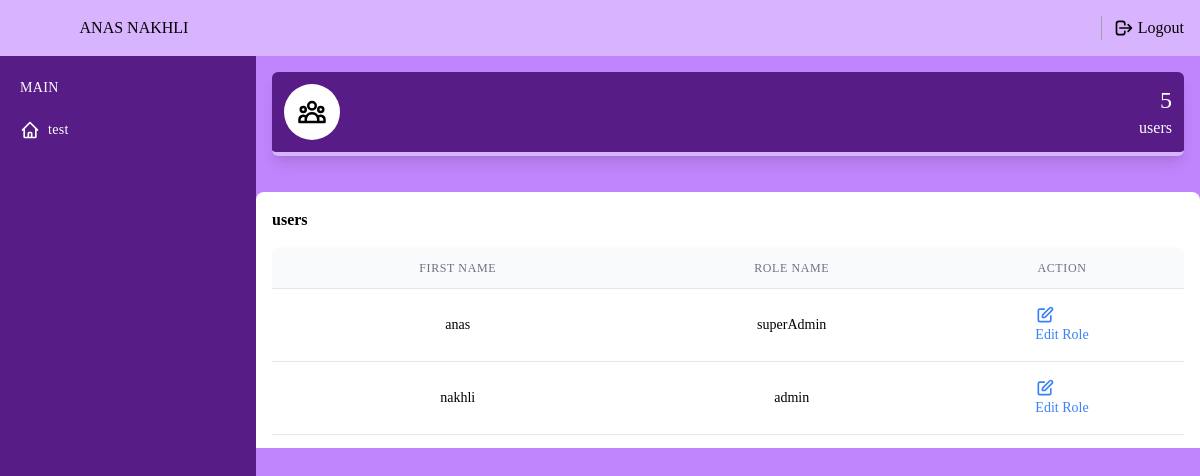
The page /view/dashboard-s.php (signed in) on the database its author committed.
### tables this page shows
CREATE TABLE `user` (
  `IdUser` int NOT NULL,
  `FirstName` varchar(255) NOT NULL,
  `LastName` varchar(255) NOT NULL,
  `Email` varchar(255) NOT NULL,
  `Password` varchar(255) NOT NULL,
  `RoleId` int DEFAULT NULL
);

CREATE TABLE `role` (
  `IdRole` int NOT NULL,
  `RoleName` varchar(20) DEFAULT NULL
);

### view/dashboard-s.php (the view, shortened to what this page needs)
<?php
include 'session.php';
$query = "
    SELECT u.IdUser, u.FirstName, r.RoleName
    FROM User u
    JOIN Role r ON u.RoleId = r.IdRole";
$result = $mysqli->query($query);
$users = $result->fetch_all(MYSQLI_ASSOC);
$countAdminsQuery = "SELECT COUNT(*) AS adminCount FROM user ";
$countAdminsResult = $mysqli->query($countAdminsQuery);
$adminCount = $countAdminsResult->fetch_assoc()['adminCount'];
?>
<!DOCTYPE html>
<html lang="en" class="scroll-smooth">
<head>
    <script src="https://cdn.tailwindcss.com"></script>
    <link rel="stylesheet" href="https://cdn.jsdelivr.net/npm/bootstrap-icons@1.10.3/font/bootstrap-icons.css">
    <link rel="stylesheet" href="/css/style.css">
    <link rel="stylesheet" href="./public/css/style.css">
</head>
<body class="bg-purple-400 font-[sitika]">
    <div x-data="setup()" :class="{ 'dark': isDark }">
        <div class="min-h-screen flex flex-col flex-auto flex-shrink-0 antialiased  ">
            <div class="fixed w-full flex items-center  bg-purple-300 justify-between h-14 text-black z-10 gap-9 ">
                <div class="flex items-center justify-start md:justify-center pl-3 w-14 md:w-64 h-14 bg-purple-300">
                    <span class="hidden md:block">ANAS NAKHLI</span>
                </div>
                <div class="flex items-center justify-around h-14 bg-purple-300  ">
                    <ul class="flex justify-between">
                        <li>
                        </li>
                        <li>
                            <a href="../controller/logout.php" class="flex items-center mr-4 hover:text-blue-100">
                                <span class="inline-flex mr-1">
                                    <svg class="w-5 h-5" fill="none" stroke="currentColor" viewBox="0 0 24 24"
                                        xmlns="http://www.w3.org/2000/svg">
                                        <path stroke-linecap="round" stroke-linejoin="round" stroke-width="2"
                                            d="M17 16l4-4m0 0l-4-4m4 4H7m6 4v1a3 3 0 01-3 3H6a3 3 0 01-3-3V7a3 3 0 013-3h4a3 3 0 013 3v1">
                                        </path>
                                    </svg>
                                </span>
                                Logout
                            </a>
                        </li>
                    </ul>
                </div>
            </div>
            <div
                class="fixed flex flex-col top-14 left-0 w-14 hover:w-64 md:w-64 bg-purple-900 h-full text-white transition-all duration-300 border-none z-10 sidebar">
                <div class="overflow-y-auto overflow-x-hidden flex flex-col justify-between flex-grow">
                    <ul class="flex flex-col py-4 space-y-1">
                        <li class="px-5 hidden md:block">
                            <div class="flex flex-row items-center h-8">
                                <div class="text-sm font-light tracking-wide text-white uppercase">Main</div>
                            </div>
                        </li>
                        <li>
                            <a href="#"
                                class="relative flex flex-row items-center h-11 focus:outline-none transition hover:bg-purple-300 hover:text-[#000000] text-white-600 hover:text-white-800 border-l-4 border-transparent hover:border-white pr-6">
                                <span class="inline-flex justify-center items-center ml-4">
                                </span>
                                <span class="ml-2 text-sm tracking-wide truncate">test</span>
                            </a>
                        </li>
                    </ul>
                </div>
            </div>
            <div class="h-full ml-14 mt-14 mb-10 md:ml-64">
                <div class="grid grid-cols-1  sm:grid-cols-1 gap-9 lg:grid-cols-1 p-4 lg:gap-32 ">
                    <div
                        class="bg-purple-900 shadow-lg rounded-md flex items-center justify-between p-3 border-b-4 border-purple-300 text-white">
                        <div
                            class="flex justify-center items-center w-14 h-14 bg-white rounded-full transition-all duration-300 transform group-hover:rotate-12">
                        </div>
                        <div class="text-right">
                            <p class="text-2xl"><?php echo $adminCount; ?></p>
                            <p>users</p>
                        </div>
                    </div>
                </div>
                <div class="col-span-12 mt-5 max-h-64 overflow-y-auto">
                    <div class="grid gap-2 grid-cols-1 lg:grid-cols-1">
                        <div class="bg-white p-4 shadow-lg rounded-lg ">
                            <div class="flex justify-between ">
                                <h1 class="font-bold text-base">users</h1>
                            </div>
                            <div class="mt-4">
                                <div class="flex flex-col">
                                    <div class="-my-2 overflow-x-auto">
                                        <div class="py-2 align-middle inline-block min-w-full">
                                            <div
                                                class="shadow overflow-hidden border-b border-gray-200 sm:rounded-lg bg-white">
                                                <table class="min-w-full divide-y divide-gray-200">
                                                    <thead>
                                                        <tr>
                                                            <th
                                                                class="px-6 py-3 bg-gray-50 text-xs leading-4 font-medium text-gray-500 uppercase tracking-wider">
                                                                First Name
                                                            </th>
                                                            <th
                                                                class="px-6 py-3 bg-gray-50 text-xs leading-4 font-medium text-gray-500 uppercase tracking-wider">
                                                                Role Name
                                                            </th>
                                                            <th
                                                                class="px-6 py-3 bg-gray-50 text-xs leading-4 font-medium text-gray-500 uppercase tracking-wider">
                                                                Action
                                                            </th>
                                                        </tr>
                                                    </thead>
                                                    <tbody class="bg-white divide-y divide-gray-200">
                                                        <?php foreach ($users as $user) : ?>
                                                        <tr>
                                                            <td class="px-6 py-4 whitespace-no-wrap text-center text-sm leading-5">
                                                                <?= $user['FirstName']; ?>
                                                            </td>
                                                            <td class="px-6 py-4 whitespace-no-wrap text-center text-sm leading-5">
                                                                <?= $user['RoleName']; ?>
                                                            </td>
                                                            <td class="px-6 py-4 whitespace-no-wrap  text-sm leading-5">
                                                                <div class="flex space-x-4 items-center justify-center">
                                                                    <a href="editUser.php?IdUser=<?= $user['IdUser']; ?>"
                                                                        class="text-blue-500 hover:text-blue-600">
                                                                        <svg xmlns="http://www.w3.org/2000/svg"
                                                                            class=" h-5  text-center " fill="none"
                                                                            viewBox="0 0 24 24" stroke="currentColor">
                                                                            <path stroke-linecap="round"
                                                                                stroke-linejoin="round" stroke-width="2"
                                                                                d="M11 5H6a2 2 0 00-2 2v11a2 2 0 002 2h11a2 2 0 002-2v-5m-1.414-9.414a2 2 0 112.828 2.828L11.828 15H9v-2.828l8.586-8.586z" />
                                                                        </svg>
                                                                        <p>Edit Role</p>
                                                                    </a>
                                                                </div>
                                                            </td>
                                                        </tr>
                                                        <?php endforeach; ?>
                                                    </tbody>
                                                </table>
                                            </div>
                                        </div>
                                    </div>
                                </div>
                            </div>
                        </div>
                    </div>
                </div>
            </div>
        </div>
    </div>
</body>
</html>

### view/assets/css/style.css (style rules this page uses)
body { overflow-x: hidden; }

### rows shown on the page
user: FirstName "anas", RoleId.RoleName "superAdmin"
user: FirstName "nakhli", RoleId.RoleName "admin"

### other values the page prints
$adminCount "5"
